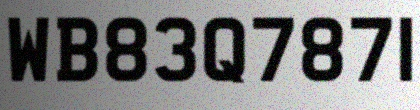
#> input picture data/synthetic_plates/images/synthetic_00350.jpg, 420 x 110 px
$ python -i plate_preprocessor.py   (imports and definitions only)
#> lines starting #> are read from the running program, lines starting #| are printed output that depends on the picture; after the words box and inside, x2 and y2 are one past the last pixel; in counts of white or black regions, pixels touching at a corner belong together
#> further down, picture is the input picture: shape (110, 420, 3); mean B, G, R 126.2, 126.2, 126.2
"""
detection/plate_preprocessor.py — Lightweight OpenCV preprocessing for
cropped plate images before OCR.

Five stages, all pure OpenCV (CPU), combined ~3ms per crop:

1. **Smart upscaling** — If the crop is too small for OCR (< 64px tall or
   < 180px wide), upscale by 2×–3× using bicubic interpolation so text
   characters meet PaddleOCR's minimum feature-extraction threshold.

2. **Gamma correction for dark plates** — Detects pitch-dark crops by mean
   brightness and applies adaptive gamma lifting to recover characters
   hidden in shadow / nighttime / under-canopy lighting.

3. **CLAHE contrast enhancement** — Adaptive histogram equalisation on the
   L channel (LAB space) to bring out text edges while preserving overall
   tone balance.  Uses a gentle clip limit (1.5) to avoid washing out thin
   character strokes on curved or sticker-style plates.

4. **Unsharp mask sharpening** — Reconstructs crisp edges on slightly
   blurry or distant plate characters via Gaussian-blur + weighted subtract.

5. **Deskew / rotation correction** — Detects the dominant text angle with
   cv2.minAreaRect on contours and applies an affine rotation so tilted
   plates are straightened before OCR reads them.
"""

from __future__ import annotations

import cv2
import numpy as np


class PlatePreprocessor:
    """
    Enhance a cropped plate image for better OCR accuracy.

    Usage::

        pp = PlatePreprocessor()
        enhanced = pp.preprocess(cropped_plate_bgr)
        ocr_result = ocr_engine.read_text(enhanced)
    """

    def __init__(
        self,
        # Upscaling
        min_height: int = 64,
        min_width: int = 180,
        max_scale: float = 4.0,
        # Gamma / dark-plate recovery
        dark_threshold: float = 80.0,
        gamma_boost: float = 2.5,
        # CLAHE
        clahe_clip: float = 1.5,
        clahe_grid: int = 8,
        # Sharpening
        sharpen_sigma: float = 1.0,
        sharpen_strength: float = 1.5,
        # Deskew
        deskew: bool = True,
        max_deskew_angle: float = 15.0,
        # New edge & stroke enhancements
        apply_bilateral: bool = True,
        bilateral_d: int = 9,
        bilateral_sigma: float = 75.0,
        apply_morphology: bool = False,
        morph_kernel_size: int = 2,
    ):
        """
        Args:
            min_height:       Minimum crop height (px) before OCR; smaller
                              crops get upscaled.
            min_width:        Minimum crop width (px) before OCR.
            max_scale:        Maximum upscale factor (caps at 4×).
            dark_threshold:   Mean brightness (0–255) below which the crop
                              is considered "dark" and gamma correction is
                              applied.
            gamma_boost:      Gamma exponent for dark-plate recovery.
                              Higher = brighter shadow recovery.
                              2.0–3.0 works well for night / pitch-dark plates.
            clahe_clip:       CLAHE clip limit (1.5 = gentle, avoids
                              washing out thin strokes on sticker plates).
            clahe_grid:       CLAHE tile grid size.
            sharpen_sigma:    Gaussian sigma for unsharp masking.
            sharpen_strength: Blend weight for sharpened image.
            deskew:           Whether to apply rotation correction.
            max_deskew_angle: Ignore angles larger than this (degrees).
            apply_bilateral:  Use bilateral filter to preserve edges while smoothing noise.
            bilateral_d:      Diameter of pixel neighborhood for bilateral filter.
            bilateral_sigma:  Filter sigma in color and coordinate space.
            apply_morphology: Apply morphological erosion to thicken text strokes.
            morph_kernel_size:Size of the erosion kernel (e.g. 2 means 2x2).
        """
        self.min_height = min_height
        self.min_width = min_width
        self.max_scale = max_scale
        self.dark_threshold = dark_threshold
        self.gamma_boost = gamma_boost
        self.clahe_clip = clahe_clip
        self.clahe_grid = clahe_grid
        self.sharpen_sigma = sharpen_sigma
        self.sharpen_strength = sharpen_strength
        self.deskew = deskew
        self.max_deskew_angle = max_deskew_angle
        self.apply_bilateral = apply_bilateral
        self.bilateral_d = bilateral_d
        self.bilateral_sigma = bilateral_sigma
        self.apply_morphology = apply_morphology
        self.morph_kernel_size = morph_kernel_size

    def preprocess(self, img: np.ndarray) -> np.ndarray:
        """
        Run the full preprocessing pipeline on a BGR plate crop.

        Returns the enhanced BGR image (same dtype as input).
        """
        if img is None or img.size == 0:
            return img

        out = self._apply_upscale(img)
        out = self._apply_gamma_correction(out)
        out = self._apply_clahe(out)

        if self.apply_bilateral:
            out = self._apply_bilateral_filter(out)

        if self.apply_morphology:
            out = self._apply_morphology(out)

        out = self._apply_sharpen(out)

        if self.deskew:
            out = self._apply_deskew(out)

        return out

    # ------------------------------------------------------------------
    # Stage 1: Smart upscaling for tiny crops
    # ------------------------------------------------------------------
    def _apply_upscale(self, img: np.ndarray) -> np.ndarray:
        """
        Upscale crops that are too small for PaddleOCR's text detector.

        PaddleOCR's DBNet needs text lines to be at least ~30–40px tall.
        Motorcycle plates cropped from low-res frames can be 15–25px tall,
        causing OCR to return None.  A 2×–3× bicubic upscale fixes this
        with negligible latency (~0.5ms).
        """
        h, w = img.shape[:2]
#> h = 110; w = 420

        # Calculate the scale needed to meet minimum dimensions
        scale_h = self.min_height / h if h < self.min_height else 1.0
#> scale_h = 1
        scale_w = self.min_width / w if w < self.min_width else 1.0
#> scale_w = 1
        scale = max(scale_h, scale_w)
#> scale = 1

        if scale <= 1.0:
            return img  # Already large enough

        # Cap the scale to avoid creating absurdly large images
        scale = min(scale, self.max_scale)

        new_w = int(w * scale)
        new_h = int(h * scale)

        upscaled = cv2.resize(
            img, (new_w, new_h), interpolation=cv2.INTER_LANCZOS4,
        )
        return upscaled

    # ------------------------------------------------------------------
    # Stage 2: Gamma correction for pitch-dark plates
    # ------------------------------------------------------------------
    def _apply_gamma_correction(self, img: np.ndarray) -> np.ndarray:
        """
        Detect and recover plates in pitch-dark / deep-shadow areas.

        If the mean brightness of the crop falls below ``dark_threshold``,
        apply a gamma-lift transform to pull character edges out of the
        darkness.  This handles:
        - Plates under building canopies / parking pillars
        - Nighttime / no-streetlight conditions
        - IR camera footage with low contrast

        The gamma transform is: output = 255 × (input / 255) ^ (1/gamma)
        where gamma > 1 brightens the image non-linearly (shadows get
        lifted more than highlights).
        """
        # Check mean brightness on grayscale
        gray = cv2.cvtColor(img, cv2.COLOR_BGR2GRAY)
        mean_brightness = float(np.mean(gray))
#> mean_brightness = 126.2

        if mean_brightness >= self.dark_threshold:
            return img  # Not dark — skip

        # Build a lookup table for the gamma transform (fast, vectorised)
        inv_gamma = 1.0 / self.gamma_boost
        table = np.array(
            [((i / 255.0) ** inv_gamma) * 255 for i in range(256)],
            dtype=np.uint8,
        )

        corrected = cv2.LUT(img, table)
        return corrected

    # ------------------------------------------------------------------
    # Stage 3: CLAHE on L-channel (LAB space) — adaptive
    # ------------------------------------------------------------------
    def _apply_clahe(self, img: np.ndarray) -> np.ndarray:
        """
        Adaptive histogram equalisation on the lightness channel.

        Skips CLAHE if the image already has good contrast (L-channel std
        deviation > 50), because over-processing high-contrast plates
        (e.g. white text on black background) washes out thin character
        strokes.
        """
        lab = cv2.cvtColor(img, cv2.COLOR_BGR2LAB)
#> lab: shape (110, 420, 3); mean of channels 0, 1, 2 130.8, 128, 128
        l_ch, a_ch, b_ch = cv2.split(lab)
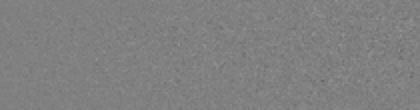
#> a_ch: shape (110, 420); min 101, max 147, mean 128

        # Check if contrast is already sufficient
        l_std = float(np.std(l_ch))
#> l_std = 80.72
        if l_std > 50.0:
            # Already high contrast — CLAHE would over-process
            return img

        clahe = cv2.createCLAHE(
            clipLimit=self.clahe_clip,
            tileGridSize=(self.clahe_grid, self.clahe_grid),
        )
        l_ch = clahe.apply(l_ch)

        lab = cv2.merge([l_ch, a_ch, b_ch])
        return cv2.cvtColor(lab, cv2.COLOR_LAB2BGR)

    # ------------------------------------------------------------------
    # New Stage: Bilateral Filter (Edge-Preserving Blur)
    # ------------------------------------------------------------------
    def _apply_bilateral_filter(self, img: np.ndarray) -> np.ndarray:
        """
        Removes noise while keeping edges (like the straight back of a 'D') sharp.
        """
        return cv2.bilateralFilter(
            img,
            d=self.bilateral_d,
            sigmaColor=self.bilateral_sigma,
            sigmaSpace=self.bilateral_sigma
        )

    # ------------------------------------------------------------------
    # New Stage: Morphological Erosion
    # ------------------------------------------------------------------
    def _apply_morphology(self, img: np.ndarray) -> np.ndarray:
        """
        Thickens dark text on a bright background (closes gaps in 'D').
        """
        kernel = np.ones((self.morph_kernel_size, self.morph_kernel_size), np.uint8)
        # Using erosion because text is dark (black) and background is bright (white/yellow)
        return cv2.erode(img, kernel, iterations=1)

    # ------------------------------------------------------------------
    # Stage 4: Unsharp mask
    # ------------------------------------------------------------------
    def _apply_sharpen(self, img: np.ndarray) -> np.ndarray:
        """Sharpen edges via Gaussian-blur subtraction."""
        blurred = cv2.GaussianBlur(
            img,
            ksize=(0, 0),
            sigmaX=self.sharpen_sigma,
        )
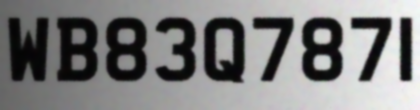
#> blurred: shape (110, 420, 3); mean B, G, R 126.4, 126.4, 126.3
        sharpened = cv2.addWeighted(
            img, self.sharpen_strength,
            blurred, 1.0 - self.sharpen_strength,
            gamma=0,
        )
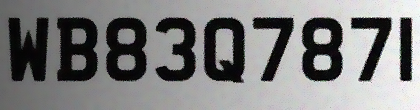
#> sharpened: shape (110, 420, 3); mean B, G, R 126.4, 126.4, 126.3
        return sharpened

    # ------------------------------------------------------------------
    # Stage 5: Deskew via minAreaRect
    # ------------------------------------------------------------------
    def _apply_deskew(self, img: np.ndarray) -> np.ndarray:
        """
        Detect the dominant skew angle from text contours and apply
        an affine rotation to straighten the plate.
        """
        h, w = img.shape[:2]
#> h = 110; w = 420
        if h < 10 or w < 10:
            return img

        # Convert to grayscale and binarise with Otsu threshold
        gray = cv2.cvtColor(img, cv2.COLOR_BGR2GRAY)
        _, binary = cv2.threshold(
            gray, 0, 255, cv2.THRESH_BINARY_INV + cv2.THRESH_OTSU,
        )
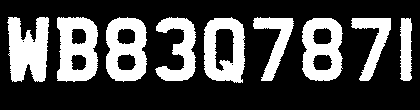
#> binary: shape (110, 420); 29.1% white; 9 white regions

        # Find all contours (character blobs)
        contours, _ = cv2.findContours(
            binary, cv2.RETR_EXTERNAL, cv2.CHAIN_APPROX_SIMPLE,
        )
#> contours = 9 contours; largest, box (x1, y1, x2, y2) and area: (204, 17, 245, 83) 2292, (57, 17, 98, 82) 2230, (106, 17, 147, 82) 2222, (302, 18, 343, 81) 2164, (7, 17, 49, 82) 1878

        if not contours:
            return img

        # Merge all contour points and compute a single minimum-area
        # bounding rectangle — its angle gives us the text line skew.
        all_points = np.concatenate(contours)
#> all_points = contour of 989 points, box (x1, y1, x2, y2) (7, 17, 412, 83), area 14421
        rect = cv2.minAreaRect(all_points)
#> rect = ((209, 49.5), (65, 404), -90)
        (rect_center, (rect_w, rect_h), angle) = rect
#> rect_center = (209, 49.5); rect_w = 65; rect_h = 404; angle = -90

        # Normalise angle for all OpenCV versions.
        # Ensure the angle is for the longer edge of the rectangle.
        if rect_w < rect_h:
            angle += 90
#> angle = 0

        # Bound to [-45, 45]
        while angle > 45:
            angle -= 90
#> this loop made 0 passes
#> after the loop, angle = 0
        while angle < -45:
            angle += 90
#> after the loop, angle = 0

        # Skip if angle is too large (likely noise, not real skew)
        if abs(angle) > self.max_deskew_angle or abs(angle) < 0.5:
            return img

        # Rotate around the image centre
        centre = (w / 2.0, h / 2.0)
        rotation_matrix = cv2.getRotationMatrix2D(centre, angle, scale=1.0)

        # Calculate new bounding dimensions to prevent corners from being chopped off
        abs_cos = abs(rotation_matrix[0, 0])
        abs_sin = abs(rotation_matrix[0, 1])
        new_w = int(h * abs_sin + w * abs_cos)
        new_h = int(h * abs_cos + w * abs_sin)

        # Adjust matrix to take into account translation
        rotation_matrix[0, 2] += new_w / 2.0 - centre[0]
        rotation_matrix[1, 2] += new_h / 2.0 - centre[1]

        rotated = cv2.warpAffine(
            img, rotation_matrix, (new_w, new_h),
            flags=cv2.INTER_LINEAR,
            borderMode=cv2.BORDER_REPLICATE,
        )
        return rotated

>>> import cv2
>>> picture = cv2.imread('../data/synthetic_plates/images/synthetic_00350.jpg')
>>> result = PlatePreprocessor().preprocess(picture)

$ run again, on data/synthetic_plates/images/synthetic_00500.jpg
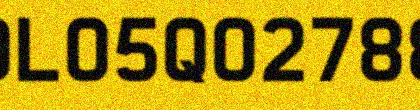
#> input picture data/synthetic_plates/images/synthetic_00500.jpg, 420 x 110 px
#> picture is the input picture: shape (110, 420, 3); mean B, G, R 16.2, 148.8, 176.1
#> mean_brightness = 141.8
#> lab: shape (110, 420, 3); mean of channels 0, 1, 2 154.6, 126.8, 187.2
#> in _apply_clahe, `l_ch, a_ch, b_ch = cv2.split(lab)`:
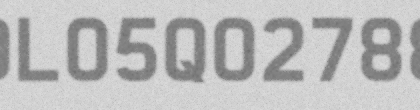
#> b_ch: shape (110, 420); min 109, max 220, mean 187.2
#> l_std = 84.29
#> in _apply_deskew, `_, binary = cv2.threshold( gray, 0, 255, cv2.THRESH_BINARY_INV + cv2.T..`:
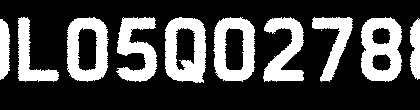
#> binary: shape (110, 420); 28.2% white; 11 white regions (1 under 20 px)
#> contours = 11 contours, 1 with area under 20; largest, box (x1, y1, x2, y2) and area: (165, 17, 206, 83) 2318, (67, 17, 109, 82) 2264, (213, 17, 255, 82) 2263, (361, 17, 402, 82) 2210, (116, 17, 157, 82) 1386
#> all_points = contour of 1117 points, box (x1, y1, x2, y2) (0, 17, 420, 83), area 14654
#> rect = ((209.5, 49.5), (65, 419), -90)
#> in _apply_deskew, `(rect_center, (rect_w, rect_h), angle) = rect`: rect_center = (209.5, 49.5); rect_w = 65; rect_h = 419; angle = -90
#> in _apply_deskew, `angle += 90`: angle = 0

$ run again, on data/synthetic_plates/images/synthetic_03021.jpg
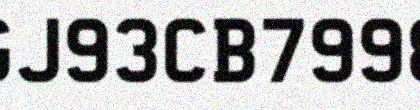
#> input picture data/synthetic_plates/images/synthetic_03021.jpg, 420 x 110 px
#> picture is the input picture: shape (110, 420, 3); mean B, G, R 179.9, 180.1, 179.8
#> mean_brightness = 180
#> lab: shape (110, 420, 3); mean of channels 0, 1, 2 181.7, 127.9, 128.1
#> in _apply_clahe, `l_ch, a_ch, b_ch = cv2.split(lab)`:
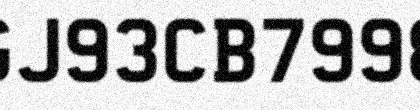
#> l_ch: shape (110, 420); min 0, max 255, mean 181.7
#> l_std = 96.18
#> in _apply_deskew, `_, binary = cv2.threshold( gray, 0, 255, cv2.THRESH_BINARY_INV + cv2.T..`:
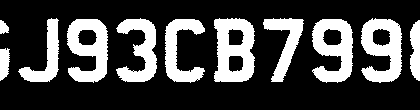
#> binary: shape (110, 420); 27% white; 11 white regions
#> contours = 11 contours; largest, box (x1, y1, x2, y2) and area: (214, 18, 255, 82) 2182, (361, 18, 402, 83) 1812, (67, 19, 108, 83) 1810, (312, 19, 353, 83) 1809, (116, 18, 157, 82) 1254
#> all_points = contour of 1066 points, box (x1, y1, x2, y2) (0, 18, 420, 83), area 18084
#> rect = ((209.5, 50), (64, 419), -90)
#> in _apply_deskew, `(rect_center, (rect_w, rect_h), angle) = rect`: rect_center = (209.5, 50); rect_w = 64; rect_h = 419; angle = -90
#> in _apply_deskew, `angle += 90`: angle = 0

$ run again, on data/synthetic_plates/images/synthetic_03306.jpg
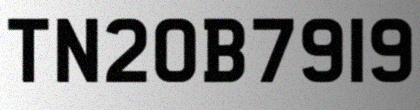
#> input picture data/synthetic_plates/images/synthetic_03306.jpg, 420 x 110 px
#> picture is the input picture: shape (110, 420, 3); mean B, G, R 138, 138, 137.9
#> mean_brightness = 138
#> lab: shape (110, 420, 3); mean of channels 0, 1, 2 142.1, 128, 128
#> l_std = 86.24
#> in _apply_sharpen, `sharpened = cv2.addWeighted( img, self.sharpen_strength, blurred, 1.0 ..`:
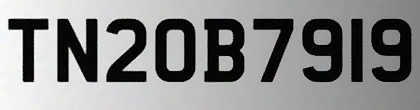
#> sharpened: shape (110, 420, 3); mean B, G, R 138.1, 138.1, 138.1
#> in _apply_deskew, `_, binary = cv2.threshold( gray, 0, 255, cv2.THRESH_BINARY_INV + cv2.T..`:
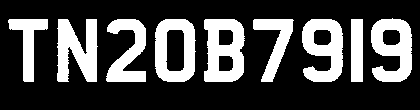
#> binary: shape (110, 420); 28.1% white; 9 white regions
#> contours = 9 contours; largest, box (x1, y1, x2, y2) and area: (155, 19, 196, 82) 2256, (204, 19, 245, 82) 2170, (371, 18, 412, 82) 1844, (302, 19, 343, 82) 1832, (57, 19, 98, 82) 1645
#> all_points = contour of 583 points, box (x1, y1, x2, y2) (8, 18, 412, 82), area 13409
#> rect = ((209.5, 49.5), (63, 403), -90)
#> in _apply_deskew, `(rect_center, (rect_w, rect_h), angle) = rect`: rect_center = (209.5, 49.5); rect_w = 63; rect_h = 403; angle = -90
#> in _apply_deskew, `angle += 90`: angle = 0
